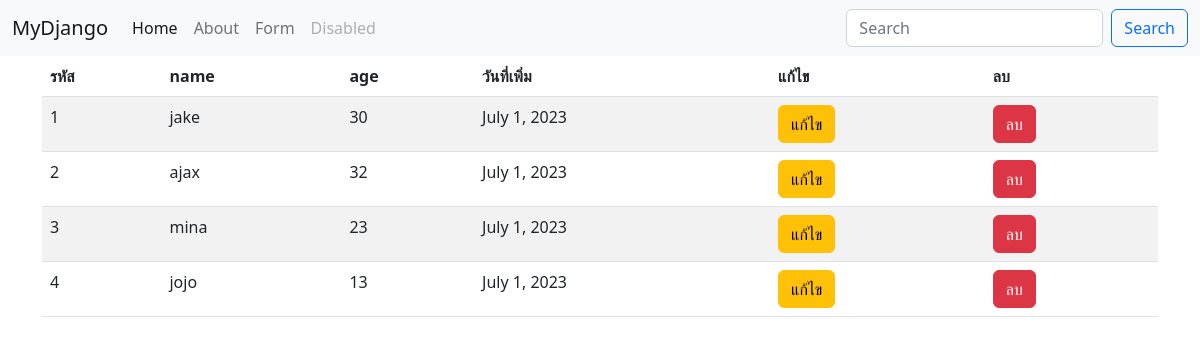
The app's page /, older data.
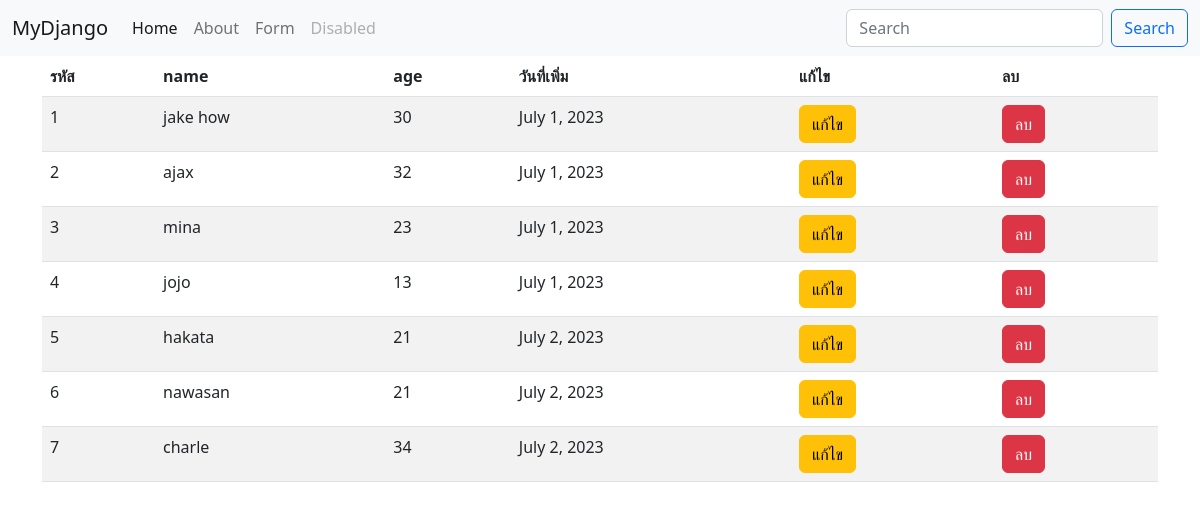
The same page, newer data.
### myapp/models.py (models this page shows, shortened)
class Person(models.Model):
    name = models.CharField(max_length=50)
    age = models.IntegerField()
    date = models.DateField(auto_now_add=True)

### myapp/views.py (the view)
# urls.py: path('', views.index),
def index(request):
    all_person = Person.objects.all()
    return render(request, "index.html", {"users": all_person})

### myapp/templates/index.html (shortened to what this page needs)
{% extends "base.html" %}  {% block content %}
<main>
  <table class="table table-striped">
    <thead>
      <th>รหัส</th>
      <th>name</th>
      <th>age</th>
      <th>วันที่เพิ่ม</th>
      <th>แก้ไข</th>
      <th>ลบ</th>
    </thead>
    <tbody>
      {% for usr in users %}
      <tr>
        <td>{{ usr.id }}</td>
        <td>{{ usr.name }}</td>
        <td>{{ usr.age }}</td>
        <td>{{ usr.date }}</td>
        <td><a class="btn btn-warning" href="/edit/{{ usr.id }}">แก้ไข</a></td>
        <td><a onclick="return confirm('คุณต้องการลบ {{ usr.name }} หรือไม่?')" class="btn btn-danger" href="/delete/{{ usr.id }}">ลบ</a></td>
      </tr>
      {% endfor %}
    </tbody>
  </table>
</main>
{% endblock %}

### myapp/templates/base.html (shortened to what this page needs)
<!DOCTYPE html>
<html lang="en">
  <head>
    <link
      href="https://cdn.jsdelivr.net/npm/bootstrap@5.2.3/dist/css/bootstrap.min.css"
      rel="stylesheet"
    />
  </head>
  <body>
    <header>
      <nav class="navbar navbar-expand-lg bg-light">
        <div class="container-fluid">
          <a class="navbar-brand" href="#">MyDjango</a>
          <div class="collapse navbar-collapse" id="navbarSupportedContent">
            <ul class="navbar-nav me-auto mb-2 mb-lg-0">
              <li class="nav-item">
                <a class="nav-link active" aria-current="page" href="/">Home</a>
              </li>
              <li class="nav-item">
                <a class="nav-link" href="/about">About</a>
              </li>
              <li class="nav-item">
                <a class="nav-link" href="/form">Form</a>
              </li>
              <li class="nav-item">
                <a class="nav-link disabled">Disabled</a>
              </li>
            </ul>
            <form class="d-flex" role="search">
              <input
                class="form-control me-2"
                type="search"
                placeholder="Search"
                aria-label="Search"
              />
              <button class="btn btn-outline-primary" type="submit">
                Search
              </button>
            </form>
          </div>
        </div>
      </nav>
    </header>
    <div class="container">
    {% block content %} {% endblock %}
    </div>
  </body>
</html>

Row changes from the older to the newer data that the page shows:
changed Person id 1: name "jake" → "jake how"
added Person: id "5", name "hakata", age "21", date "July 2, 2023"
added Person: id "6", name "nawasan", age "21", date "July 2, 2023"
added Person: id "7", name "charle", age "34", date "July 2, 2023"
